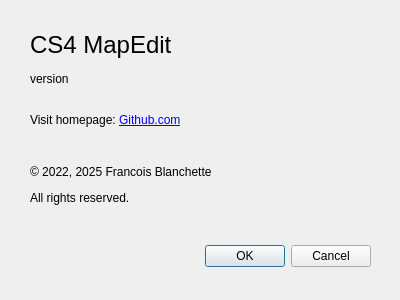
<?xml version="1.0" encoding="UTF-8"?>
<ui version="4.0">
 <class>DlgAbout</class>
 <widget class="QDialog" name="DlgAbout">
  <property name="geometry">
   <rect>
    <x>0</x>
    <y>0</y>
    <width>400</width>
    <height>300</height>
   </rect>
  </property>
  <property name="minimumSize">
   <size>
    <width>400</width>
    <height>300</height>
   </size>
  </property>
  <property name="maximumSize">
   <size>
    <width>400</width>
    <height>300</height>
   </size>
  </property>
  <property name="windowTitle">
   <string>About mapEdit</string>
  </property>
  <widget class="QDialogButtonBox" name="buttonBox">
   <property name="geometry">
    <rect>
     <x>30</x>
     <y>240</y>
     <width>341</width>
     <height>32</height>
    </rect>
   </property>
   <property name="orientation">
    <enum>Qt::Horizontal</enum>
   </property>
   <property name="standardButtons">
    <set>QDialogButtonBox::Cancel|QDialogButtonBox::Ok</set>
   </property>
  </widget>
  <widget class="QLabel" name="label">
   <property name="geometry">
    <rect>
     <x>30</x>
     <y>30</y>
     <width>251</width>
     <height>31</height>
    </rect>
   </property>
   <property name="text">
    <string>&lt;html&gt;&lt;head/&gt;&lt;body&gt;&lt;p&gt;&lt;span style=&quot; font-size:18pt;&quot;&gt;CS4 MapEdit&lt;/span&gt;&lt;/p&gt;&lt;/body&gt;&lt;/html&gt;</string>
   </property>
  </widget>
  <widget class="QLabel" name="label_2">
   <property name="geometry">
    <rect>
     <x>30</x>
     <y>160</y>
     <width>341</width>
     <height>51</height>
    </rect>
   </property>
   <property name="text">
    <string>&lt;html&gt;&lt;head/&gt;&lt;body&gt;&lt;p&gt;© 2022, 2025 Francois Blanchette&lt;/p&gt;&lt;p&gt;All rights reserved.&lt;/p&gt;&lt;/body&gt;&lt;/html&gt;</string>
   </property>
  </widget>
  <widget class="QLabel" name="label_3">
   <property name="geometry">
    <rect>
     <x>260</x>
     <y>20</y>
     <width>111</width>
     <height>121</height>
    </rect>
   </property>
   <property name="text">
    <string/>
   </property>
   <property name="pixmap">
    <pixmap resource="mapedit.qrc">:/data/icons/CS3MapEdit-icon.png</pixmap>
   </property>
  </widget>
  <widget class="QLabel" name="sAppVersion">
   <property name="geometry">
    <rect>
     <x>30</x>
     <y>70</y>
     <width>191</width>
     <height>18</height>
    </rect>
   </property>
   <property name="text">
    <string>version</string>
   </property>
  </widget>
  <widget class="QLabel" name="label_4">
   <property name="geometry">
    <rect>
     <x>30</x>
     <y>110</y>
     <width>211</width>
     <height>21</height>
    </rect>
   </property>
   <property name="text">
    <string>&lt;html&gt;&lt;head/&gt;&lt;body&gt;&lt;p&gt;Visit homepage: &lt;a href=&quot;https://github.com/cfrankb/cs4-map-edit&quot;&gt;&lt;span style=&quot; text-decoration: underline; color:#0000ff;&quot;&gt;Github.com&lt;/span&gt;&lt;/a&gt;&lt;/p&gt;&lt;/body&gt;&lt;/html&gt;</string>
   </property>
   <property name="textFormat">
    <enum>Qt::AutoText</enum>
   </property>
   <property name="openExternalLinks">
    <bool>true</bool>
   </property>
  </widget>
 </widget>
 <resources>
  <include location="mapedit.qrc"/>
 </resources>
 <connections>
  <connection>
   <sender>buttonBox</sender>
   <signal>accepted()</signal>
   <receiver>DlgAbout</receiver>
   <slot>accept()</slot>
   <hints>
    <hint type="sourcelabel">
     <x>248</x>
     <y>254</y>
    </hint>
    <hint type="destinationlabel">
     <x>157</x>
     <y>274</y>
    </hint>
   </hints>
  </connection>
  <connection>
   <sender>buttonBox</sender>
   <signal>rejected()</signal>
   <receiver>DlgAbout</receiver>
   <slot>reject()</slot>
   <hints>
    <hint type="sourcelabel">
     <x>316</x>
     <y>260</y>
    </hint>
    <hint type="destinationlabel">
     <x>286</x>
     <y>274</y>
    </hint>
   </hints>
  </connection>
 </connections>
</ui>
